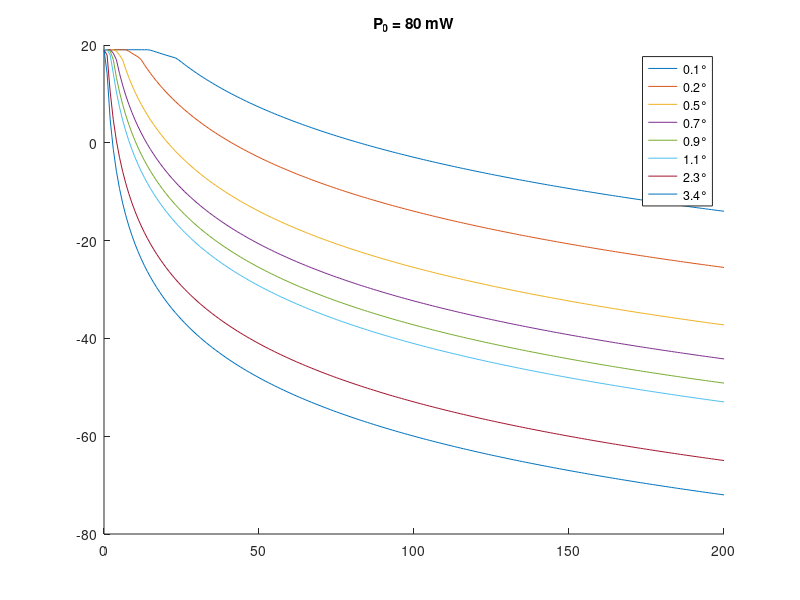

The MATLAB script that drew this image: (Note: this script raises an error after producing the figure.)
% Simulation: Parameter tuning for optimizing sensing distance

close all;
clc;

d_tx = 2/1000; % diameter of TX aperture [m]
d_rr = 25.4/1000; % diameter of retoreflector [m]
d_rx = 40/1000; % diameter of fiber ring [m]
drange = 0:1:200; % full distances to consider [m]
trange = [1 2 4 6 8 10 20 30]; % half-angle, [mrads]
P_tx = 80; % tx power [mW]
P_noise = 1; % noise level, experimentally measured [mW]

y_max = 0;
for t = trange/1000
    x = [];
    y = [];
    for d = drange
        P_rr = P_tx * min(d_rr^2/(d_tx+tan(t)*d)^2, 1);
        P_rx = P_rr * min(d_rx^2/(d_rr+tan(t)*d)^2, 1);
        SNR = 10*log10(P_rx/P_noise);
        x = [x d];
        y = [y SNR];
        if y(end) > y_max
            y_max = y(end);
        end
    end
    hold on;
    plot(x, y, 'DisplayName', sprintf('%.1f°', 2*t*180/pi));
    hold off;
end

title(sprintf('P_0 = %i mW', P_tx))
lgd = legend;
lgd.Title.String = 'Div (Full-Angle)';
ylabel('Sensing SNR (dB)');
xlabel('Drone-to-AUV distance (m)');
% set(gca, 'YScale', 'log');
% set(gca, 'XScale', 'log');
line = yline(3, 'Label', '3dB');
line.Annotation.LegendInformation.IconDisplayStyle = 'off';
ylim([-3 y_max]);
